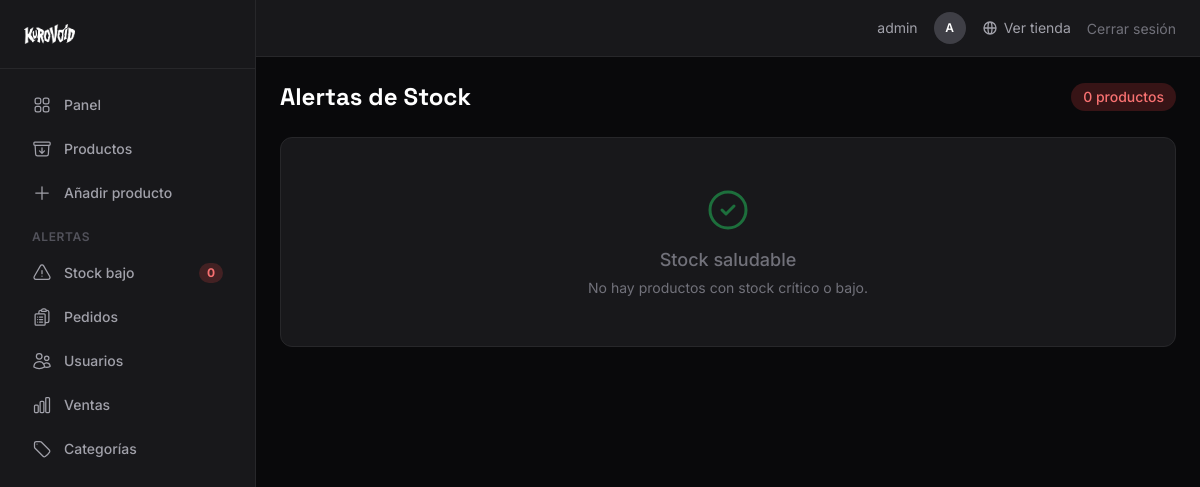
The page /dashboard/alertas/ (signed in) on the database as committed earlier.
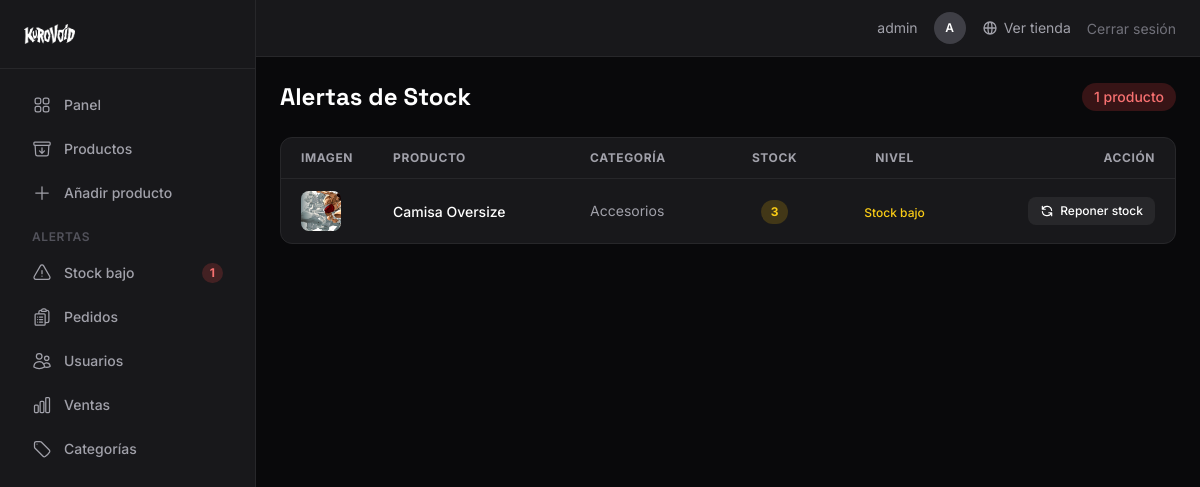
The same page on the database as committed later.
### apps/catalog/models.py (models this page shows, shortened)
class Product(models.Model):
    name = models.CharField(max_length=200)
    slug = models.SlugField(max_length=220, unique=True, blank=True)
    category = models.ForeignKey(
        Category, on_delete=models.CASCADE, related_name="products"
    )
    description = models.TextField(blank=True)
    price = models.DecimalField(max_digits=10, decimal_places=2)
    stock = models.PositiveIntegerField(default=0)
    sizes = models.ManyToManyField(Size, blank=True)
    colors = models.ManyToManyField(Color, blank=True)
    is_active = models.BooleanField(default=True)
    created_at = models.DateTimeField(auto_now_add=True)
    class Meta:
        ordering = ["-created_at"]
    def main_image(self):
        if hasattr(self, "_main_images") and self._main_images:
            return self._main_images[0]
        return self.images.filter(is_main=True).first()

class ProductImage(models.Model):
    product = models.ForeignKey(
        Product, on_delete=models.CASCADE, related_name="images"
    )
    image = models.ImageField(upload_to="productos/galeria/")
    is_main = models.BooleanField(default=False)
    alt_text = models.CharField(max_length=200, blank=True)
    orden = models.IntegerField(default=0)
    class Meta:
        ordering = ["orden", "id"]

class Category(models.Model):
    name = models.CharField(max_length=100, unique=True)
    slug = models.SlugField(max_length=120, unique=True, blank=True)
    image = models.ImageField(upload_to="categories/", blank=True, null=True)
    description = models.TextField(blank=True)
    is_active = models.BooleanField(default=True)
    orden = models.IntegerField(default=0)
    class Meta:
        verbose_name_plural = "categories"
        ordering = ["orden", "name"]

### apps/dashboard/views.py (the view)
# urls.py: path("alertas/", views.AlertasView.as_view(), name="alertas"),
@method_decorator([login_required, staff_member_required], name="dispatch")
class AlertasView(ListView):
    model = Product
    template_name = "dashboard/alertas.html"
    context_object_name = "productos"
    def get_queryset(self):
        return (
            Product.objects.select_related("category")
            .prefetch_related(
                Prefetch("images", queryset=ProductImage.objects.filter(is_main=True), to_attr="_main_images")
            )
            .filter(stock__lte=3)
            .order_by("stock")
        )
    def get_context_data(self, **kwargs):
        context = super().get_context_data(**kwargs)
        context["total_alertas"] = self.get_queryset().count()
        return context

### apps/dashboard/context_processors.py (called while the page is built)
def dashboard_sidebar(request):
    if request.user.is_authenticated and request.user.is_staff:
        return {
            "low_stock_count": Product.objects.filter(stock__lte=3).count()
        }
    return {}

### templates/dashboard/alertas.html (shortened to what this page needs)
{% extends "dashboard/base_dashboard.html" %}
{% load static %}
{% block content %}
<div class="flex items-center justify-between mb-6">
  <h1 class="font-['Space_Grotesk'] text-2xl font-bold text-white">Alertas de Stock</h1>
  <span class="px-3 py-1 bg-red-500/20 text-red-400 rounded-full text-sm font-medium">{{ total_alertas }} producto{{ total_alertas|pluralize:"s" }}</span>
</div>
<div class="bg-zinc-900 border border-zinc-800 rounded-xl overflow-hidden">
  {% if productos %}
  <table class="w-full">
    <thead>
      <tr class="text-zinc-400 text-xs uppercase tracking-wider border-b border-zinc-800">
        <th class="px-5 py-3 text-left" style="width:60px;">Imagen</th>
        <th class="px-5 py-3 text-left">Producto</th>
        <th class="px-5 py-3 text-left hidden md:table-cell">Categoría</th>
        <th class="px-5 py-3 text-center">Stock</th>
        <th class="px-5 py-3 text-center">Nivel</th>
        <th class="px-5 py-3 text-right">Acción</th>
      </tr>
    </thead>
    <tbody class="divide-y divide-zinc-800">
      {% for p in productos %}
      <tr class="hover:bg-zinc-800/50 transition-colors">
        <td class="px-5 py-3">
          {% if p.main_image %}
          <img src="{{ p.main_image.image.url }}" alt="{{ p.name }}" class="w-10 h-10 rounded-lg object-cover bg-zinc-800">
          {% endif %}
        </td>
        <td class="px-5 py-3">
          <span class="text-white font-medium text-sm">{{ p.name }}</span>
        </td>
        <td class="px-5 py-3 text-zinc-400 text-sm hidden md:table-cell">{{ p.category.name }}</td>
        <td class="px-5 py-3 text-center">
          <span class="inline-flex items-center gap-1.5 px-2.5 py-1 rounded-full text-xs font-bold tabular-nums {% if p.stock == 0 %}bg-red-500/20 text-red-400{% else %}bg-yellow-500/20 text-yellow-400{% endif %}" id="stock-badge-{{ p.id }}">
            <span id="stock-value-{{ p.id }}">{{ p.stock }}</span>
          </span>
        </td>
        <td class="px-5 py-3 text-center">
          {% if p.stock == 0 %}
          <span class="text-xs font-medium text-red-400">Agotado</span>
          {% else %}
          <span class="text-xs font-medium text-yellow-400">Stock bajo</span>
          {% endif %}
        </td>
        <td class="px-5 py-3 text-right">
          <button onclick="abrirModal({{ p.id }}, '{{ p.name|escapejs }}', {{ p.stock }})" class="px-3 py-1.5 bg-zinc-800 hover:bg-zinc-700 text-white rounded-lg text-xs font-medium transition-colors inline-flex items-center gap-1.5">
            <svg class="w-3.5 h-3.5" fill="none" stroke="currentColor" viewBox="0 0 24 24">
              <path stroke-linecap="round" stroke-linejoin="round" stroke-width="2" d="M4 4v5h.582m15.356 2A8.001 8.001 0 004.582 9m0 0H9m11 11v-5h-.581m0 0a8.003 8.003 0 01-15.357-2m15.357 2H15"/>
            </svg>
            Reponer stock
          </button>
        </td>
      </tr>
      {% endfor %}
    </tbody>
  </table>
  {% else %}
  <div class="text-center py-12 text-zinc-500">
    <svg class="w-12 h-12 mx-auto mb-3 text-green-500/50" fill="none" stroke="currentColor" viewBox="0 0 24 24">
      <path stroke-linecap="round" stroke-linejoin="round" stroke-width="1.5" d="M9 12l2 2 4-4m6 2a9 9 0 11-18 0 9 9 0 0118 0z"/>
    </svg>
    <p class="text-lg font-medium mb-1">Stock saludable</p>
    <p class="text-sm">No hay productos con stock crítico o bajo.</p>
  </div>
  {% endif %}
</div>
{% endblock %}

### templates/dashboard/base_dashboard.html (shortened to what the changed rows need)
{% load static %}
<!DOCTYPE html>
<html lang="es" class="bg-zinc-950">
<head>
    <link rel="stylesheet" href="{% static 'css/output.css' %}">
</head>
<body class="bg-zinc-950 text-white min-h-screen font-['Inter']">
    <div class="flex min-h-screen">
        <aside class="w-64 bg-zinc-900 border-r border-zinc-800 flex flex-col shrink-0">
            <nav class="flex-1 p-4 space-y-1">
                <a href="{% url 'dashboard:alertas' %}" class="flex items-center justify-between gap-3 px-4 py-2.5 rounded-lg text-sm font-medium text-zinc-400 hover:text-white hover:bg-zinc-800 transition-colors group">
                    <div class="flex items-center gap-3">
                        Stock bajo
                    </div>
                    <span class="px-2 py-0.5 rounded-full text-xs font-bold bg-red-500/20 text-red-400 group-hover:bg-red-500/30 transition-colors" id="sidebar-alertas-count">{{ low_stock_count|default:"0" }}</span>
                </a>
            </nav>
        </aside>
        <div class="flex-1 flex flex-col min-w-0">
            <main class="flex-1 p-6 overflow-auto">
                {% block content %}{% endblock %}
            </main>
        </div>
    </div>
</body>
</html>

Rows that differ between the two databases and show on the page:
now on this page (row edited): Product: main_image.image (picture), name "Camisa Oversize", category.name "Accesorios", stock "3", shows "Stock bajo"
Other text that changed with them:
{{ low_stock_count|default:"0" }}: "0" → "1"
{{ total_alertas }}: "0" → "1"
text no longer shown: "Stock saludable No hay productos con stock crítico o bajo."
text now shown: "IMAGEN PRODUCTO CATEGORÍA STOCK NIVEL ACCIÓN"
